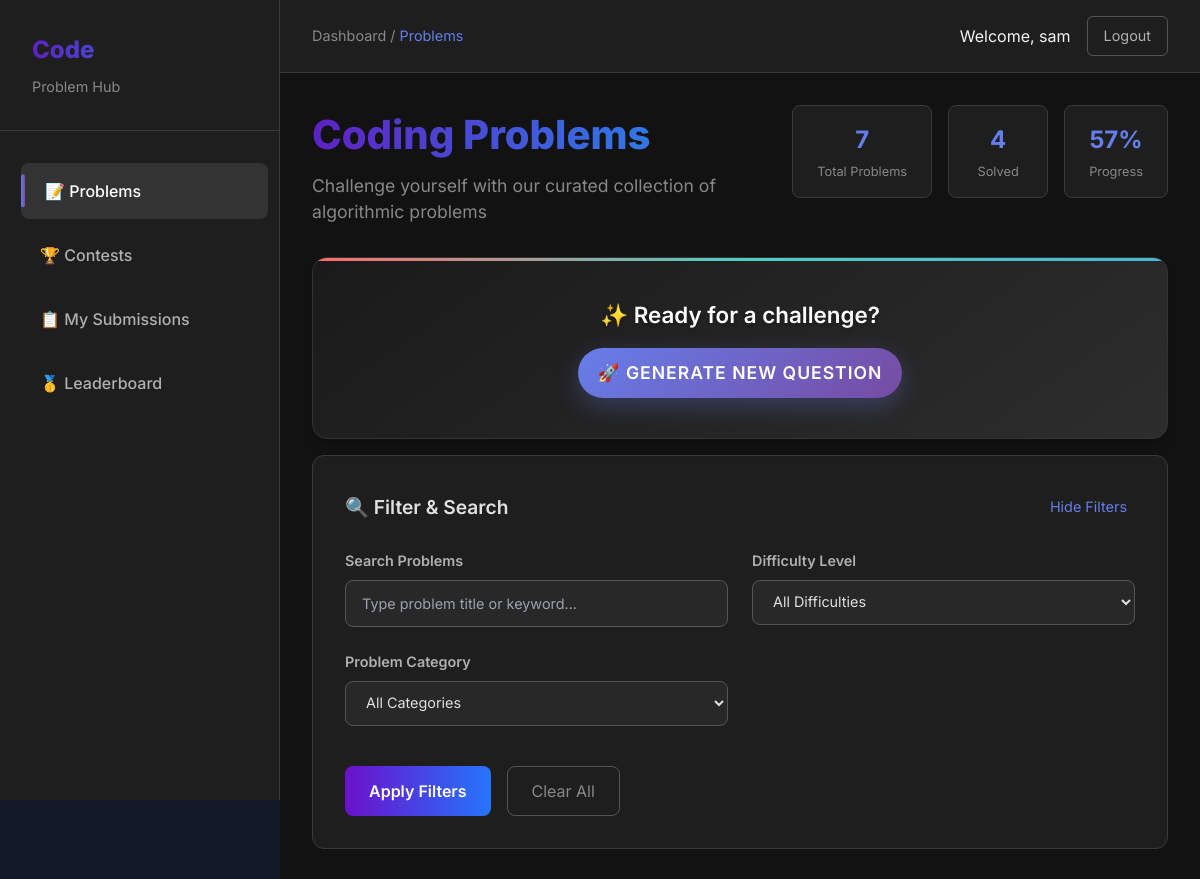
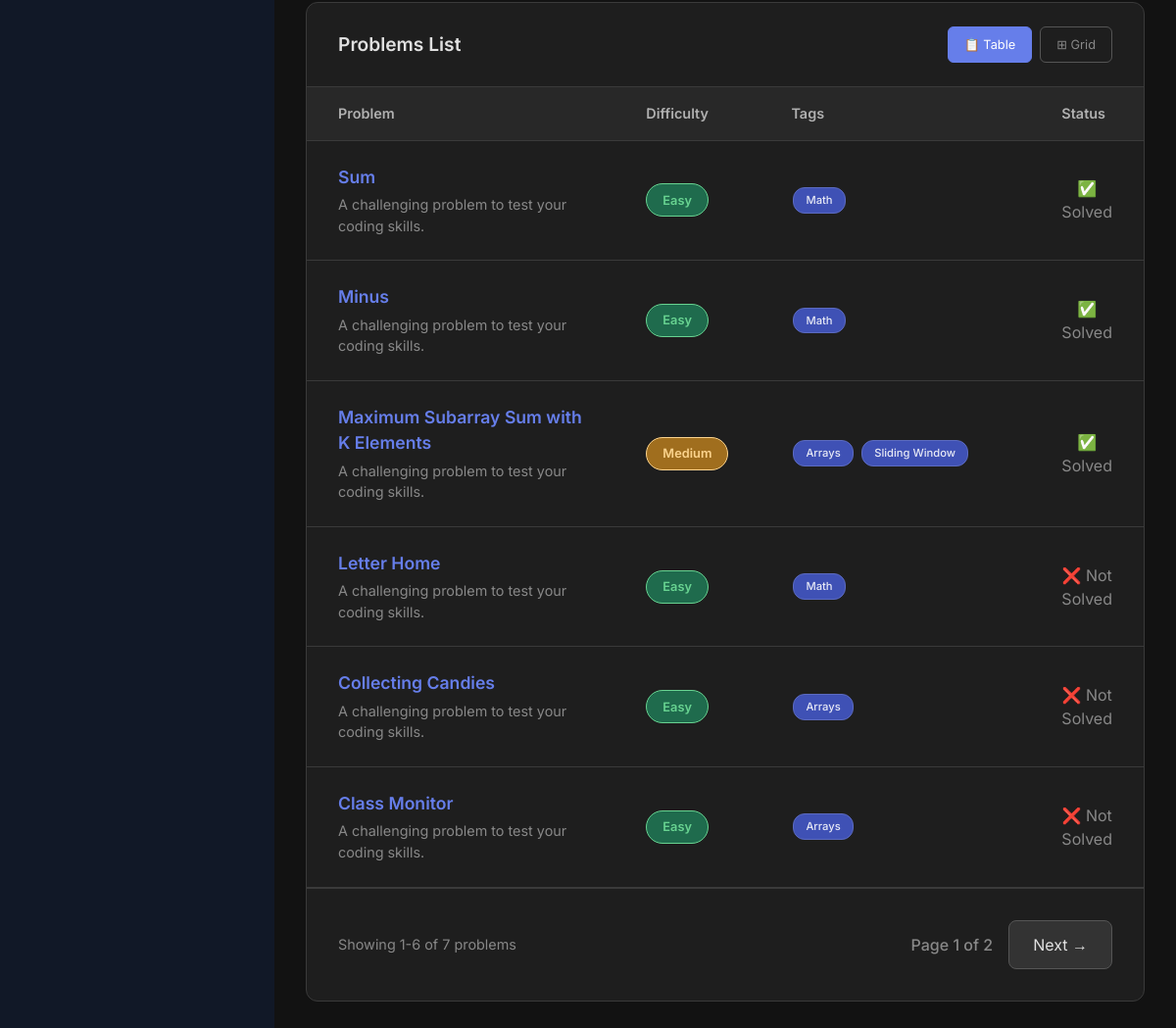
The app's page /problems/ (signed in) with its own data (2 pictures, top to bottom).
### problems/models.py (models this page shows, shortened)
class Problem(models.Model):
    DIFFICULTY_CHOICES = [
        ('Easy', 'Easy'),
        ('Medium', 'Medium'),
        ('Hard', 'Hard'),
    ]
    title = models.CharField(max_length=200)
    description = models.TextField()
    input_description = models.TextField()
    output_description = models.TextField()
    constraints = models.TextField()
    sample_input = models.TextField()
    sample_output = models.TextField()
    difficulty = models.CharField(max_length=10, choices=DIFFICULTY_CHOICES)
    tags = models.ManyToManyField(Tag, related_name='problems')
    slug = models.SlugField(unique=True)
    is_ai_source = models.BooleanField(default=False)

class Tag(models.Model):
    name = models.CharField(max_length=50, unique=True)

### problems/views.py (the view)
# urls.py: path('', views.problem_list, name='problem_list'),
def problem_list(request):
    tag_name = request.GET.get('tag')
    difficulty = request.GET.get('difficulty')
    problems = Problem.objects.all().order_by('id')
    ai_source_problem = Problem.objects.filter(is_ai_source=True).first()
    problem_variant = ProblemVariant.objects.filter(generated_by=request.user).first()
    if problem_variant is not None:
        generated_user = problem_variant.generated_by
    else:
        generated_user = None
    if tag_name:
        problems = problems.filter(tags__name=tag_name)
    if difficulty:
        problems = problems.filter(difficulty=difficulty)
    tags = Tag.objects.all()
    paginator = Paginator(problems, 6)
    page_number = request.GET.get('page')
    page_obj = paginator.get_page(page_number)
    problem_total_count = problems.count()
    if request.user.is_authenticated:
        solved_count = Submission.objects.filter(user=request.user, verdict='Accepted').values('problem_id').distinct().count()
    else:
        solved_count = 0
    progress = int((solved_count / problem_total_count) * 100) if problem_total_count > 0 else 0
    if request.user.is_authenticated:
        problem_isSolved = set(Submission.objects.filter(user=request.user, verdict='Accepted').values_list("problem_id", flat=True))
    else:
        problem_isSolved = set()
    return render(request, 'problems/problem_list.html', {
        'problems': page_obj,   # renamed to page_obj (Django convention)
        'tags': tags,
        'selected_tag': tag_name,
        'selected_difficulty': difficulty,
        'solved_count' :solved_count,
        'problem_total_count': problem_total_count,
        'progress': progress,
        'problem_isSolved' :problem_isSolved,
        'ai_source_problem': ai_source_problem,
        'problem_variant': problem_variant,
    })

### templates/problems/problem_list.html (shortened to what this page needs)
<!DOCTYPE html>
<html lang="en">
<head>
    <script src="https://cdn.tailwindcss.com"></script>
</head>
<body class="bg-gray-900 text-gray-100">
    <div class="main-container">
        <aside class="sidebar" id="sidebar">
            <div class="sidebar-header">
                <div class="sidebar-title">Code</div>
                <div class="sidebar-subtitle">Problem Hub</div>
            </div>
            <nav>
                <a href="/problems/" class="active">📝 Problems</a>
                <a href="/problems/contests/">🏆 Contests</a>
                <a href="/submissions/history/">📋 My Submissions</a>
                <a href="/submissions/leaderboard/">🥇 Leaderboard</a>
            </nav>
        </aside>
        <div style="flex: 1;">
            <header class="top-header">
                <div class="breadcrumb">
                    Dashboard / <span>Problems</span>
                </div>
                <div class="user-actions">
                    {% if user.is_authenticated %}
                        <span>Welcome, {{ user.username }}</span>
                        <a href="/problems/logout/">Logout</a>
                    {% else %}
                        <a href="/accounts/login/">Login</a>
                        <a href="/account/registrations/">Sign Up</a>
                    {% endif %}
                </div>
            </header>
            <main class="content-area">
                <div class="content-header">
                    <div class="page-title-section">
                        <h1 class="page-title">Coding Problems</h1>
                        <p class="page-subtitle">Challenge yourself with our curated collection of algorithmic problems</p>
                    </div>
                    <div class="stats-section">
                        <div class="stat-card">
                            <div class="stat-number" id="totalProblems">{{problem_total_count}}</div>
                            <div class="stat-label">Total Problems</div>
                        </div>
                        <div class="stat-card">
                            <div class="stat-number" id="solvedProblems">{{solved_count}}</div>
                            <div class="stat-label">Solved</div>
                        </div>
                        <div class="stat-card">
                            <div class="stat-number" id="progressPercent">{{progress}}%</div>
                            <div class="stat-label">Progress</div>
                        </div>
                    </div>
                </div>
                <div class="card shadow-lg border-0 my-4" style="
                    background: linear-gradient(145deg, #1a1a1a, #2d2d2d);
                    border: 1px solid #333 !important;
                    border-radius: 15px;
                    position: relative;
                    overflow: hidden;
                ">
                <div style="
                    position: absolute;
                    top: 0;
                    left: 0;
                    right: 0;
                    height: 3px;
                    background: linear-gradient(90deg, #ff6b6b, #4ecdc4, #45b7d1, #96ceb4, #feca57);
                    background-size: 200% 100%;
                    animation: gradientShift 3s ease infinite;
                "></div>
                <div class="card-body text-center" style="padding: 2.5rem 2rem; background: transparent;">
                    {% if not problem_variant %}
                    <h5 class="card-title mb-4" style="
                        color: #ffffff;
                        font-size: 1.4rem;
                        font-weight: 600;
                        text-shadow: 0 2px 4px rgba(0,0,0,0.3);
                    ">
                        ✨ Ready for a challenge?
                    </h5>
                    <form method="post" action="{% url 'generate_problem_variation' %}">
                        <button type="submit" class="btn btn-lg px-5 py-3" style="
                        background: linear-gradient(135deg, #667eea 0%, #764ba2 100%);
                        border: none;
                        color: white;
                        border-radius: 50px;
                        font-weight: 600;
                        font-size: 1.1rem;
                        transition: all 0.3s ease;
                        box-shadow: 0 8px 25px rgba(102, 126, 234, 0.3);
                        text-transform: uppercase;
                        letter-spacing: 1px;
                        "
                        onmouseover="this.style.transform='translateY(-2px)'; this.style.boxShadow='0 12px 35px rgba(102, 126, 234, 0.4)'"
                        onmouseout="this.style.transform='translateY(0)'; this.style.boxShadow='0 8px 25px rgba(102, 126, 234, 0.3)'">
                        🚀 Generate New Question
                        </button>
                    </form>
                    {% endif %}
                </div>
                </div>
                <div class="filter-panel">
                    <div class="filter-header">
                        <h2 class="filter-title">🔍 Filter & Search</h2>
                        <button class="filter-toggle" onclick="toggleFilters()">Hide Filters</button>
                    </div>
                    <form id="filterForm" class="filter-grid">
                        <div class="filter-group">
                            <label for="search">Search Problems</label>
                            <input type="text" name="search" id="search" placeholder="Type problem title or keyword..." value="">
                        </div>
                        <div class="filter-group">
                            <label for="difficulty">Difficulty Level</label>
                            <select name="difficulty" id="difficulty">
                                <option value="">All Difficulties</option>
                            </select>
                        </div>
                        <div class="filter-group">
                            <label for="tag">Problem Category</label>
                            <select name="tag" id="tag">
                                <option value="">All Categories</option>
                            </select>
                        </div>
                        <div class="filter-actions">
                            <button type="button" class="filter-button" onclick="applyFilters()">Apply Filters</button>
                            <button type="button" class="clear-button" onclick="clearFilters()">Clear All</button>
                        </div>
                    </form>
                </div>
                <div class="problems-container">
                    <div class="problems-header">
                        <h2 class="problems-title">Problems List</h2>
                        <div class="view-toggle">
                            <button class="view-button active" onclick="switchView('table')">📋 Table</button>
                            <button class="view-button" onclick="switchView('grid')">⊞ Grid</button>
                        </div>
                    </div>
                    <div class="problems-table-container" id="tableView">
                        <table class="problems-table">
                            <thead>
                                <tr>
                                    <th style="width: 40%;">Problem</th>
                                    <th style="width: 15%;">Difficulty</th>
                                    <th style="width: 35%;">Tags</th>
                                    <th style="width: 10%;">Status</th>
                                </tr>
                            </thead>
                            <tbody id="problemTableBody">
                                {% for problem in problems %}
                                <tr onclick="window.location.href='{% url 'problem_detail' problem.slug %}';" style="cursor: pointer;">
                                    <td>
                                        <div class="problem-title-cell">{{ problem.title }}</div>
                                        <div style="color: #888; font-size: 0.9rem; margin-top: 0.25rem;">
                                            {{ problem.short_description|default:"A challenging problem to test your coding skills." }}
                                        </div>
                                    </td>
                                    <td class="difficulty-cell">
                                        <span class="difficulty-badge
                                            {% if problem.difficulty == 'Easy' %}difficulty-easy
                                            {% elif problem.difficulty == 'Medium' %}difficulty-medium
                                            {% elif problem.difficulty == 'Hard' %}difficulty-hard
                                            {% else %}difficulty-other
                                            {% endif %}">
                                            {{ problem.difficulty }}
                                        </span>
                                    </td>
                                    <td class="tags-cell">
                                        {% for tag in problem.tags.all %}
                                            <span class="tag-badge">{{ tag.name }}</span>
                                        {% endfor %}
                                    </td>
                                    <td style="text-align: center; color: #888;">
                                        {% if problem.id in problem_isSolved %}
                                            ✅ Solved
                                        {% else %}
                                            ❌ Not Solved
                                        {% endif %}
                                    </td>
                                </tr>
                                {% endfor %}
                            </tbody>
                        </table>
                    </div>
                    <div class="pagination-container">
                        <div class="pagination-info">
                            Showing {{ problems.start_index }}-{{ problems.end_index }} of {{ problems.paginator.count }} problems
                        </div>
                        <div class="pagination-controls">
                            <span>Page {{ problems.number }} of {{ problems.paginator.num_pages }}</span>
                            {% if problems.has_next %}
                                <a href="?page={{ problems.next_page_number }}">
                                    Next →
                                </a>
                            {% endif %}
                        </div>
                    </div>
                </div>
            </main>
        </div>
    </div>
</html>

### records on screen
Problem: title "Sum", short_description "A challenging problem to test your coding skills.", difficulty "Easy", shows "✅ Solved"
Tag: name "Math"
Problem: title "Minus", short_description "A challenging problem to test your coding skills.", difficulty "Easy", shows "✅ Solved"
Problem: title "Maximum Subarray Sum with K Elements", short_description "A challenging problem to test your coding skills.", difficulty "Medium", shows "✅ Solved"
Tag: name "Arrays"
Tag: name "Sliding Window"
Problem: title "Letter Home", short_description "A challenging problem to test your coding skills.", difficulty "Easy", shows "❌ Not Solved"
Problem: title "Collecting Candies", short_description "A challenging problem to test your coding skills.", difficulty "Easy", shows "❌ Not Solved"
Problem: title "Class Monitor", short_description "A challenging problem to test your coding skills.", difficulty "Easy", shows "❌ Not Solved"

### other values on screen
{{ user.username }} "sam"
{{ problem_total_count }} "7"
{{ solved_count }} "4"
{{ progress }} "57"
{{ problems.start_index }} "1"
{{ problems.end_index }} "6"
{{ problems.paginator.count }} "7"
{{ problems.number }} "1"
{{ problems.paginator.num_pages }} "2"
